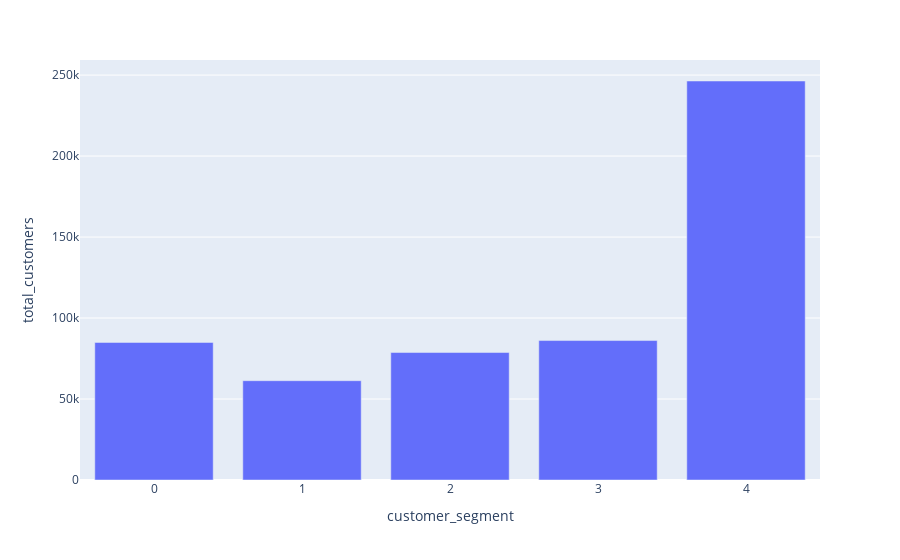

Notebook code cell kept with this figure:
### Code cell
fig = px.bar(count_df , x='customer_segment', y='total_customers')
fig.show()
fig.write_html(r'C:\Users\li_mi\Class\kmeans_customer_segments.html')

### Figure 1 — Plotly figure (JSON) as saved in the notebook; plotly's stock layout.template omitted (floating-point values rounded to 4 significant figures)
{"data": [{"alignmentgroup": "True", "hovertemplate": "customer_segment=%{x}<br>total_customers=%{y}<extra></extra>", "legendgroup": "", "marker": {"color": "#636efa"}, "name": "", "offsetgroup": "", "orientation": "v", "showlegend": false, "textposition": "auto", "type": "bar", "x": [0, 1, 2, 3, 4], "xaxis": "x", "y": [84934, 61315, 78705, 86103, 246353], "yaxis": "y"}], "layout": {"barmode": "relative", "legend": {"tracegroupgap": 0}, "margin": {"t": 60}, "xaxis": {"anchor": "y", "domain": [0, 1], "title": {"text": "customer_segment"}}, "yaxis": {"anchor": "x", "domain": [0, 1], "title": {"text": "total_customers"}}}}
